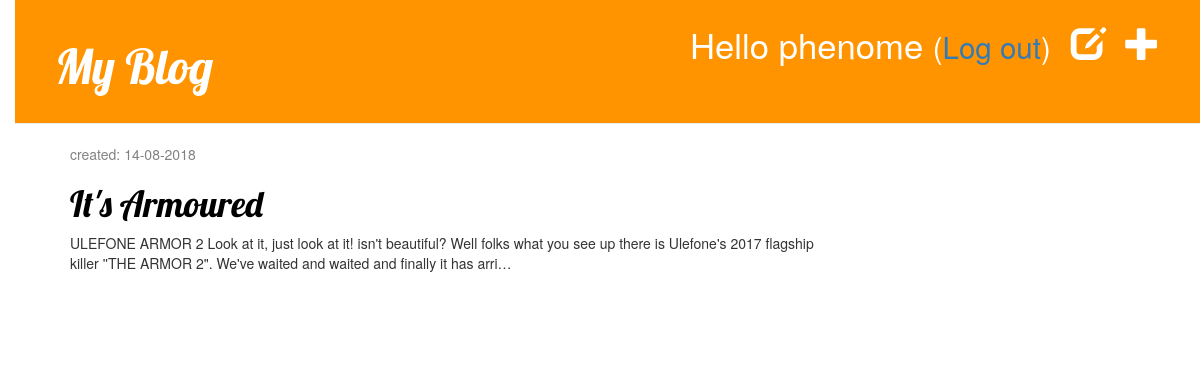
Page /drafts/ (signed in) on the committed database.
### blog/models.py (models this page shows, shortened)
class Post(models.Model):
    author = models.ForeignKey('auth.User', on_delete=models.CASCADE)
    title = models.CharField(max_length=200)
    text = models.TextField()
    created_date = models.DateTimeField(
        default=timezone.now
    )
    published_date = models.DateTimeField(
        blank=True, null=True
    )

### blog/views.py (the view)
# urls.py: path('drafts/', views.post_draft_list, name='post_draft_list'),
@login_required
def post_draft_list(request):
    posts = Post.objects.filter(published_date__isnull=True).order_by('created_date')
    return render(request, 'blog/post_draft_list.html', {'posts': posts})

### blog/templates/blog/post_draft_list.html
{% extends 'blog/base.html' %}
{% block content %}
    {% for post in posts %}
        <div class="post">
                <p class="date">created: {{ post.created_date|date:'d-m-Y' }}</p>
            <h1><a href="{% url 'post_detail' pk=post.pk %}">{{ post.title }}</a></h1>
            <p>{{ post.text|truncatechars:200 }}</p>
        </div>
    {% endfor %}
{% endblock %}

### blog/templates/blog/base.html (shortened to what this page needs)
{% load static %}
<!Doctype html>
<html lang="en">
    <head>
        <link rel="stylesheet" href="//maxcdn.bootstrapcdn.com/bootstrap/3.2.0/css/bootstrap.min.css">
        <link rel="stylesheet" href="//maxcdn.bootstrapcdn.com/bootstrap/3.2.0/css/bootstrap-theme.min.css">
        <link rel="stylesheet" href="{% static 'css/blog.css' %}">
    </head>
    <body>
        <div class="page-header">
            {% if user.is_authenticated %}
            <a href="{% url 'post_new' %}" class="top-menu"><span class="glyphicon glyphicon-plus"></span></a>
            <a href="{% url 'post_draft_list' %}" class="top-menu"><span class="glyphicon glyphicon-edit"></span></a>
            <p class="top-menu">Hello {{ user.username }} <small>(<a href="{% url 'logout' %}">Log out</a>)</small></p>
            {% else %}
            <a href="{% url 'login' %}" class="top-menu"><span class="glyphicon glyphicon-lock"></span></a>
            {% endif %}
            <h1><a href="{% url 'post_list' %}">My Blog</a></h1>
        </div>
        <div class="content container">
            <div class="row">
                <div class="col-md-8">
                   {% block content %}
                   {% endblock %}
                </div>
            </div>
        </div>
    </body>
    </body>
</html>

### blog/static/css/blog.css (style rules this page uses)
h1 a { color: #FCA205; font-family: 'Lobster'; }
body { padding-left: 15px; }
.page-header { background-color: #ff9400; margin-top: 0; padding: 20px 20px 20px 40px; }
.page-header h1, .page-header h1 a, .page-header h1 a:visited, .page-header h1 a:active { color: #ffffff; font-size: 36pt; text-decoration: none; }
.content { margin-left: 40px; }
h1, h2, h3, h4 { font-family: 'Lobster', cursive; }
.date { color: #828282; }
.top-menu, .top-menu:hover, .top-menu:visited { color: #ffffff; float: right; font-size: 26pt; margin-right: 20px; }
.post { margin-bottom: 70px; }
.post h1 a, .post h1 a:visited { color: #000000; }

### rows in the picture
Post: created_date "14-08-2018", title "It's Armoured", text "ULEFONE ARMOR 2 Look at it, just look at it! isn't beautiful? Well folks what you see up there is Ulefone's 2017 flagship killer ''THE ARMOR 2\". We've waited and waited and finally it has arri…"

### other values in the picture
{{ user.username }} "phenome"
